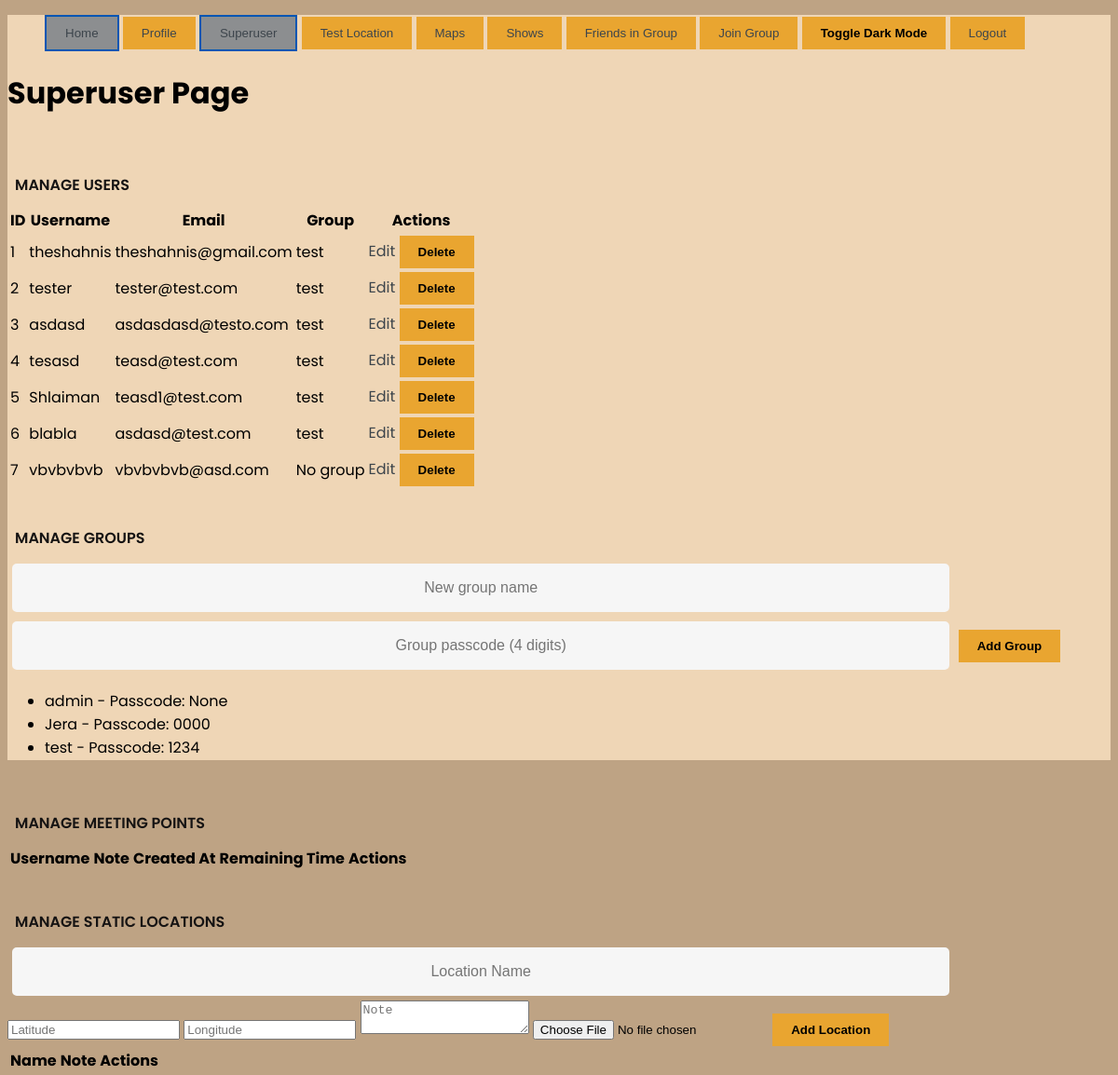
Screenshot of /superuser/superuser (signed in) with the database file from the repository.
### app/models.py (models this page shows, shortened)
class User(UserMixin, db.Model):
    id = db.Column(db.Integer, primary_key=True)
    email = db.Column(db.String(150), unique=True, nullable=False)
    username = db.Column(db.String(150), nullable=False)
    password = db.Column(db.String(150), nullable=False)
    superuser = db.Column(db.Boolean, default=False)
    group_id = db.Column(db.Integer, db.ForeignKey('group.id'), nullable=True)
    profile_image = db.Column(db.String(150), nullable=True)
    passcode_attempts = db.Column(db.Integer, default=0, nullable=True)
    note = db.Column(db.Text, nullable=True)

class Group(db.Model):
    id = db.Column(db.Integer, primary_key=True)
    name = db.Column(db.String(150), nullable=False, unique=True)
    passcode = db.Column(db.String(4), nullable=True)
    users = db.relationship('User', backref='group', lazy=True)

### app/routes/superuser.py (the view)
@superuser_bp.route('/superuser', methods=['GET'])
@login_required
def superuser_view():
    if not current_user.superuser:
        flash('Access denied: Superuser only', 'error')
        return redirect(url_for('general_bp.index'))
    users = User.query.all()
    groups = Group.query.all()
    return render_template('superuser.html', users=users, groups=groups)

### app/__init__.py (called while the page is built)
@login_manager.user_loader
def load_user(user_id):
    from .models import User
    return User.query.get(int(user_id))

### app/templates/superuser.html (shortened to what this page needs)
{% extends "base.html" %}
{% block content %}
<h1>Superuser Page</h1>
<h2>Manage Users</h2>
<table>
    <tr>
        <th>ID</th>
        <th>Username</th>
        <th>Email</th>
        <th>Group</th>
        <th>Actions</th>
    </tr>
    {% for user in users %}
    <tr>
        <td>{{ user.id }}</td>
        <td>{{ user.username }}</td>
        <td>{{ user.email }}</td>
        <td>{{ user.group.name if user.group else 'No group' }}</td>
        <td>
            <a href="{{ url_for('superuser_bp.edit_user', user_id=user.id) }}">Edit</a>
            <form action="{{ url_for('superuser_bp.delete_user', user_id=user.id) }}" method="POST" style="display:inline;">
                <button type="submit">Delete</button>
            </form>
        </td>
    </tr>
    {% endfor %}
</table>
<h2>Manage Groups</h2>
<form action="{{ url_for('superuser_bp.add_group') }}" method="POST">
    <input type="text" name="group_name" placeholder="New group name" required>
    <input type="text" name="passcode" placeholder="Group passcode (4 digits)" required>
    <button type="submit">Add Group</button>
</form>
<ul>
    {% for group in groups %}
    <li>{{ group.name }} - Passcode: {{ group.passcode }}</li>
    {% endfor %}
</ul>
<h2>Manage Meeting Points</h2>
<table>
    <thead>
        <tr>
            <th>Username</th>
            <th>Note</th>
            <th>Created At</th>
            <th>Remaining Time</th>
            <th>Actions</th>
        </tr>
    </thead>
</table>
<h2>Manage Static Locations</h2>
<form id="addStaticLocationForm" enctype="multipart/form-data">
    <input type="text" name="name" placeholder="Location Name" required>
    <input type="number" step="any" name="latitude" placeholder="Latitude" required>
    <input type="number" step="any" name="longitude" placeholder="Longitude" required>
    <textarea name="note" placeholder="Note"></textarea>
    <input type="file" name="image">
    <button type="submit">Add Location</button>
</form>
<table>
    <thead>
        <tr>
            <th>Name</th>
            <th>Note</th>
            <th>Actions</th>
        </tr>
    </thead>
</table>
{% endblock %}

### app/static/styles.css (style rules this page uses)
html { background-color: #bea384; }
body { font-family: "Poppins", sans-serif; background-color: #efd6b6; height: 100vh; color: black; }
button { background-color: #e9a530; color: rgb(0, 0, 0); border: none; padding: 10px 20px; cursor: pointer; font-weight: bold }
a { color: #3d454c; display:inline-block; text-decoration: none; font-weight: 400; }
h2 { text-align: center; font-size: 16px; font-weight: 600; text-transform: uppercase; display:inline-block; margin: 40px 8px 10px 8px; color: #151313; }
input[type=text], input[type=password], input[type=email] { background-color: #f6f6f6; border: none; color: #0d0d0d; padding: 15px 32px; text-align: center; text-decoration: none; display: inline-block; font-size: 16px; margin: 5px; width: 85%; border: 2px solid #f6f6f6; -webkit-transition: all 0.5s ease-in-out; -moz-transition: all 0.5s ease-in-out; -ms-transition: all 0.5s ease-in-out; -o-transition: all 0.5s ease-in-out; transition: all 0.5s ease-in-out; -webkit-border-radius: 5px 5px 5px 5px; border-radius: 5px 5px 5px 5px; }
input[type=text]:placeholder, input[type=password]:placeholder, input[type=email]:placeholder { color: #cccccc; }
* { box-sizing: border-box; }

### rows the page displays
User: id "1", username "theshahnis", email "theshahnis@gmail.com", group "test"
User: id "2", username "tester", email "tester@test.com", group "test"
User: id "3", username "asdasd", email "asdasdasd@testo.com", group "test"
User: id "4", username "tesasd", email "teasd@test.com", group "test"
User: id "5", username "Shlaiman", email "teasd1@test.com", group "test"
User: id "6", username "blabla", email "asdasd@test.com", group "test"
User: id "7", username "vbvbvbvb", email "vbvbvbvb@asd.com", group "No group"
Group: name "admin", passcode "None"
Group: name "Jera", passcode "0000"
Group: name "test", passcode "1234"
